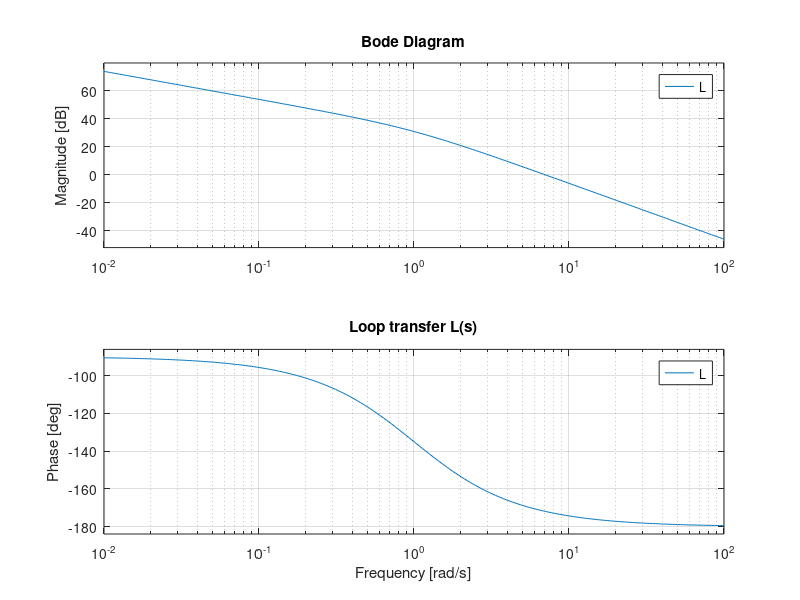
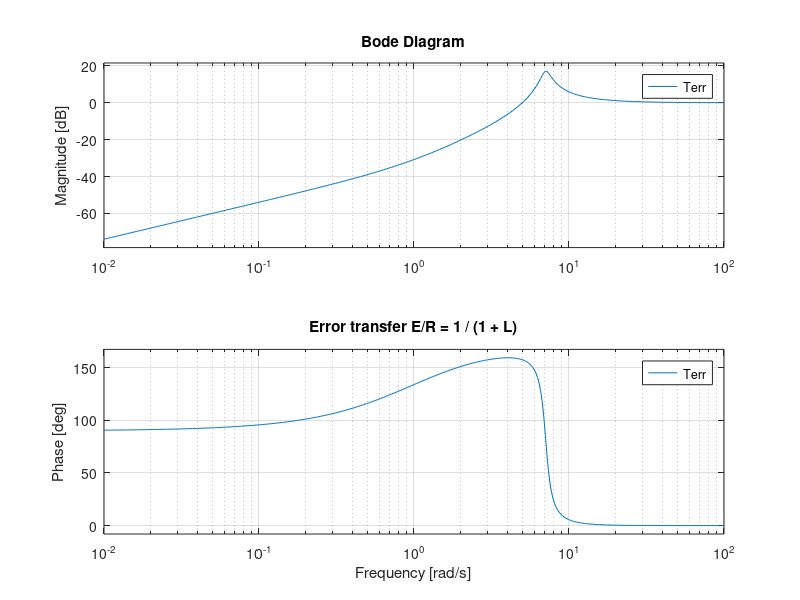

These charts were generated, in order, by the following MATLAB code:
s = tf('s');

% Plant and controller
P = 1 / (s * (s + 1));  % robot joint approximation
K = 50;
C = K;

% Loop and closed-loop transfer functions
L = C * P;              % loop transfer L(s)
Tref = L / (1 + L);     % Y/R = L/(1+L)
Terr = 1 / (1 + L);     % E/R = 1/(1+L)

% Bode plots of loop and error transfer
w = logspace(-2, 2, 400);
figure;
bode(L, w), grid on;
title('Loop transfer L(s)');

figure;
bode(Terr, w), grid on;
title('Error transfer E/R = 1 / (1 + L)');

% Evaluate error magnitude at w = 1 rad/s
[Terr_mag, Terr_phase] = bode(Terr, 1);
fprintf('Error amplitude ratio at w = 1 rad/s: %g\n', Terr_mag);
